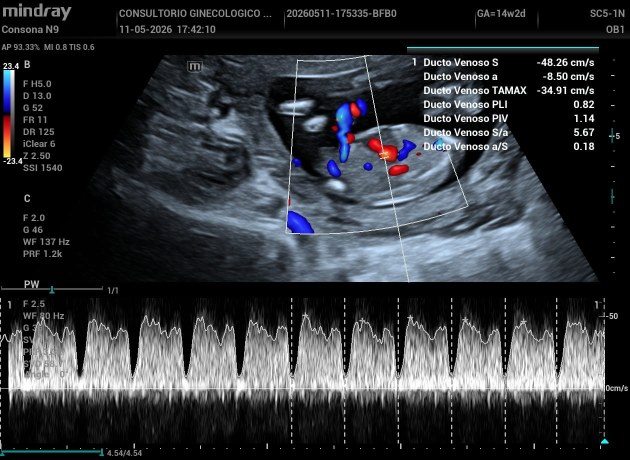
#> input picture upload/pasted_image_1782263026622.png, 1260 x 920 px, found by its file name (shown at 1/2 size)
$ python optimize-ultrasound.py
#> lines starting #> are read from the running program, lines starting #| are printed output that depends on the picture
#!/usr/bin/env python3
"""Optimize 3 ultrasound images to professional WebP."""
from PIL import Image, ImageOps
import os

UPLOAD = "/home/z/my-project/upload"
PUBLIC = "/home/z/my-project/public/servicios"
os.makedirs(PUBLIC, exist_ok=True)

files = [
    ("pasted_image_1782263026622.png", "eco-fetal-1.webp", "Ecografia 2D alta precision"),
    ("pasted_image_1782263030259.png", "eco-fetal-2.webp", "Ecografia 2D fetal 14 semanas"),
    ("pasted_image_1782263033304.png", "eco-fetal-3.webp", "Ecografia 3D/4D fetal"),
]

for fname, outname, alt in files:
    src = f"{UPLOAD}/{fname}"
    img = Image.open(src)
#> img is the input picture: PIL image 1260x920 RGB; mean R, G, B 51, 53.6, 57.5
    img = ImageOps.exif_transpose(img)
    w, h = img.size
#> w = 1260; h = 920
    print(f"{fname}: {w}x{h} {img.mode}")
#| pasted_image_1782263026622.png: 1260x920 RGB

    # Convert to RGB if needed
    if img.mode != 'RGB':
        if img.mode in ('RGBA', 'LA'):
            bg = Image.new('RGB', img.size, (0, 0, 0))
            bg.paste(img, mask=img.split()[-1])
            img = bg
        else:
            img = img.convert('RGB')

    # Optimize: max 1200w for responsive, high quality
    max_w = 1200
    if w > max_w:
        ratio = max_w / w
#> ratio = 0.952
        img = img.resize((max_w, int(h * ratio)), Image.LANCZOS)
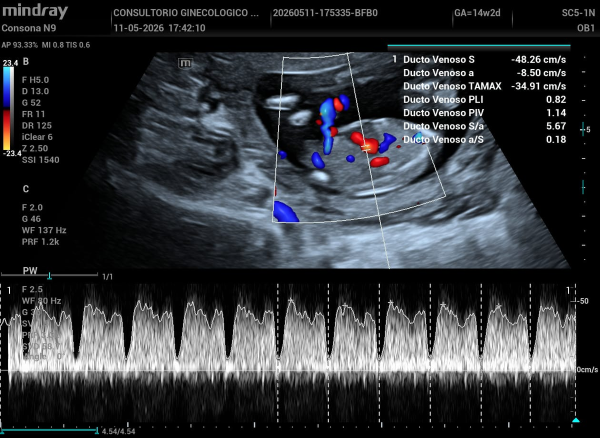
#> img: PIL image 1200x876 RGB (shown at 1/2 size); mean R, G, B 51, 53.7, 57.5

    out = f"{PUBLIC}/{outname}"
    img.save(out, "WEBP", quality=88, method=6)
    sz = os.path.getsize(out)
    print(f"  -> {outname}: {img.size} -> {sz/1024:.0f} KB\n")
#|   -> eco-fetal-1.webp: (1200, 876) -> 153 KB
#> pass 3 of the loop `for fname, outname, alt in files:`:
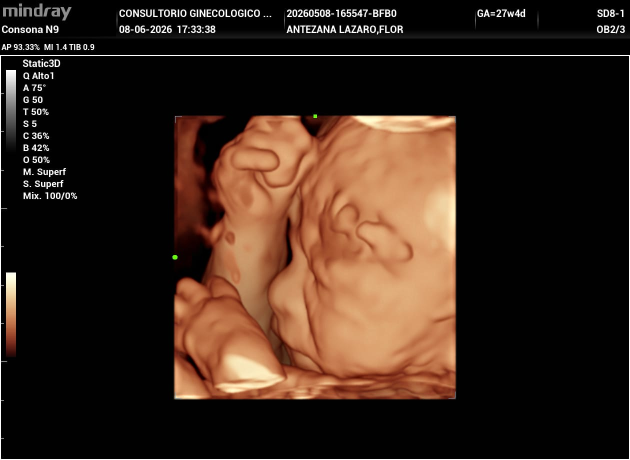
#> input picture upload/pasted_image_1782263033304.png, 1260 x 920 px, found by its file name (shown at 1/2 size)
#> img is the input picture: PIL image 1260x920 RGB; mean R, G, B 55.6, 37.7, 27.1
#| pasted_image_1782263033304.png: 1260x920 RGB
#> `img = img.resize((max_w, int(h * ratio)), Image.LANCZOS)`:
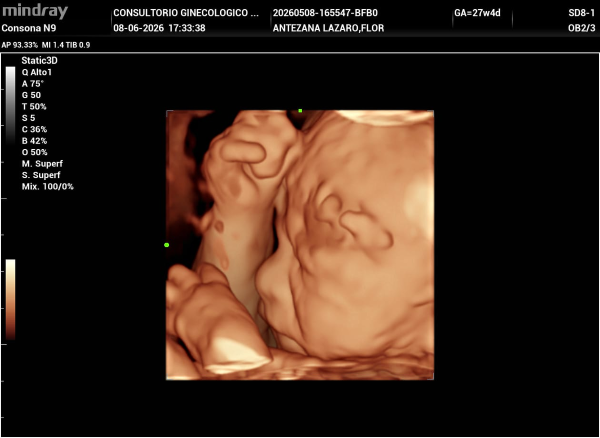
#> img: PIL image 1200x876 RGB (shown at 1/2 size); mean R, G, B 55.6, 37.8, 27.2
#|   -> eco-fetal-3.webp: (1200, 876) -> 42 KB

print("All ultrasound images optimized!")
